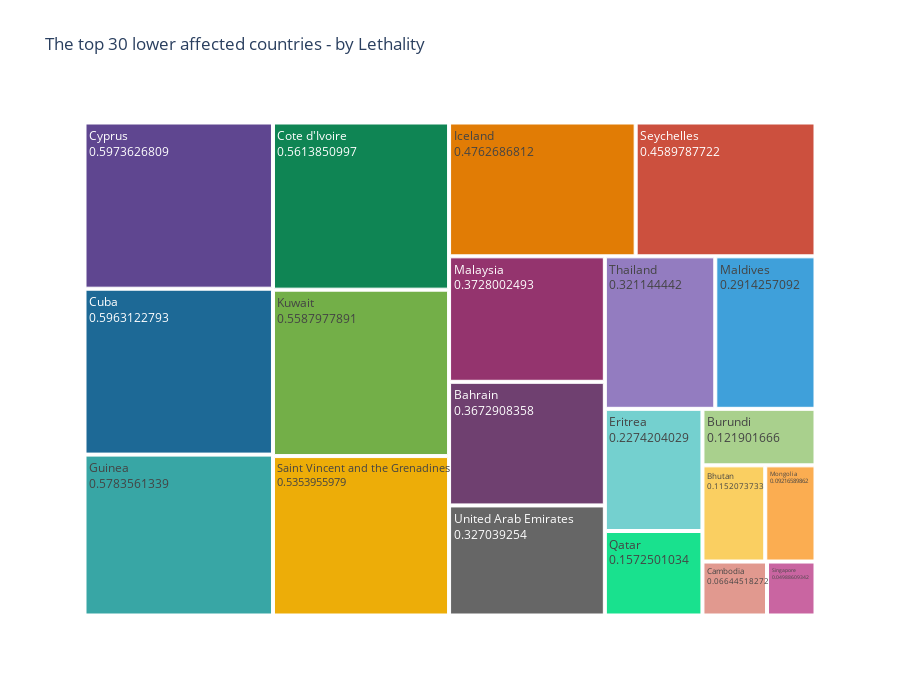

Notebook source saved alongside this figure:
### Code cell
fig = px.treemap(df_ascending_mortality.head(30), 
                 path=["country"], 
                 values="mortality_rate", height=700,
                 title='The top 30 lower affected countries - by Lethality',
                 color_discrete_sequence = px.colors.qualitative.Prism)

fig.data[0].textinfo = 'label+text+value'
#fig.write_image("images/fig2.png")

fig.show()

### Figure 1 — Plotly figure (JSON) as saved in the notebook; plotly's stock layout.template omitted (floating-point values rounded to 4 significant figures)
{"data": [{"branchvalues": "total", "domain": {"x": [0, 1], "y": [0, 1]}, "hovertemplate": "labels=%{label}<br>mortality_rate=%{value}<br>parent=%{parent}<br>id=%{id}<extra></extra>", "ids": ["Bahrain", "Bhutan", "Burundi", "Cambodia", "Cote d'Ivoire", "Cuba", "Cyprus", "Dominica", "Eritrea", "Guinea", "Holy See", "Iceland", "Kuwait", "Laos", "Malaysia", "Maldives", "Marshall Islands", "Micronesia", "Mongolia", "Qatar", "Saint Kitts and Nevis", "Saint Vincent and the Grenadines", "Samoa", "Seychelles", "Singapore", "Solomon Islands", "Thailand", "Timor-Leste", "United Arab Emirates", "Vanuatu"], "labels": ["Bahrain", "Bhutan", "Burundi", "Cambodia", "Cote d'Ivoire", "Cuba", "Cyprus", "Dominica", "Eritrea", "Guinea", "Holy See", "Iceland", "Kuwait", "Laos", "Malaysia", "Maldives", "Marshall Islands", "Micronesia", "Mongolia", "Qatar", "Saint Kitts and Nevis", "Saint Vincent and the Grenadines", "Samoa", "Seychelles", "Singapore", "Solomon Islands", "Thailand", "Timor-Leste", "United Arab Emirates", "Vanuatu"], "name": "", "parents": ["", "", "", "", "", "", "", "", "", "", "", "", "", "", "", "", "", "", "", "", "", "", "", "", "", "", "", "", "", ""], "textinfo": "label+text+value", "type": "treemap", "values": [0.3673, 0.1152, 0.1219, 0.06645, 0.5614, 0.5963, 0.5974, 0, 0.2274, 0.5784, 0, 0.4763, 0.5588, 0, 0.3728, 0.2914, 0, 0, 0.09217, 0.1573, 0, 0.5354, 0, 0.459, 0.04989, 0, 0.3211, 0, 0.327, 0]}], "layout": {"height": 700, "legend": {"tracegroupgap": 0}, "title": {"text": "The top 30 lower affected countries - by Lethality"}, "treemapcolorway": ["rgb(95, 70, 144)", "rgb(29, 105, 150)", "rgb(56, 166, 165)", "rgb(15, 133, 84)", "rgb(115, 175, 72)", "rgb(237, 173, 8)", "rgb(225, 124, 5)", "rgb(204, 80, 62)", "rgb(148, 52, 110)", "rgb(111, 64, 112)", "rgb(102, 102, 102)"]}}
